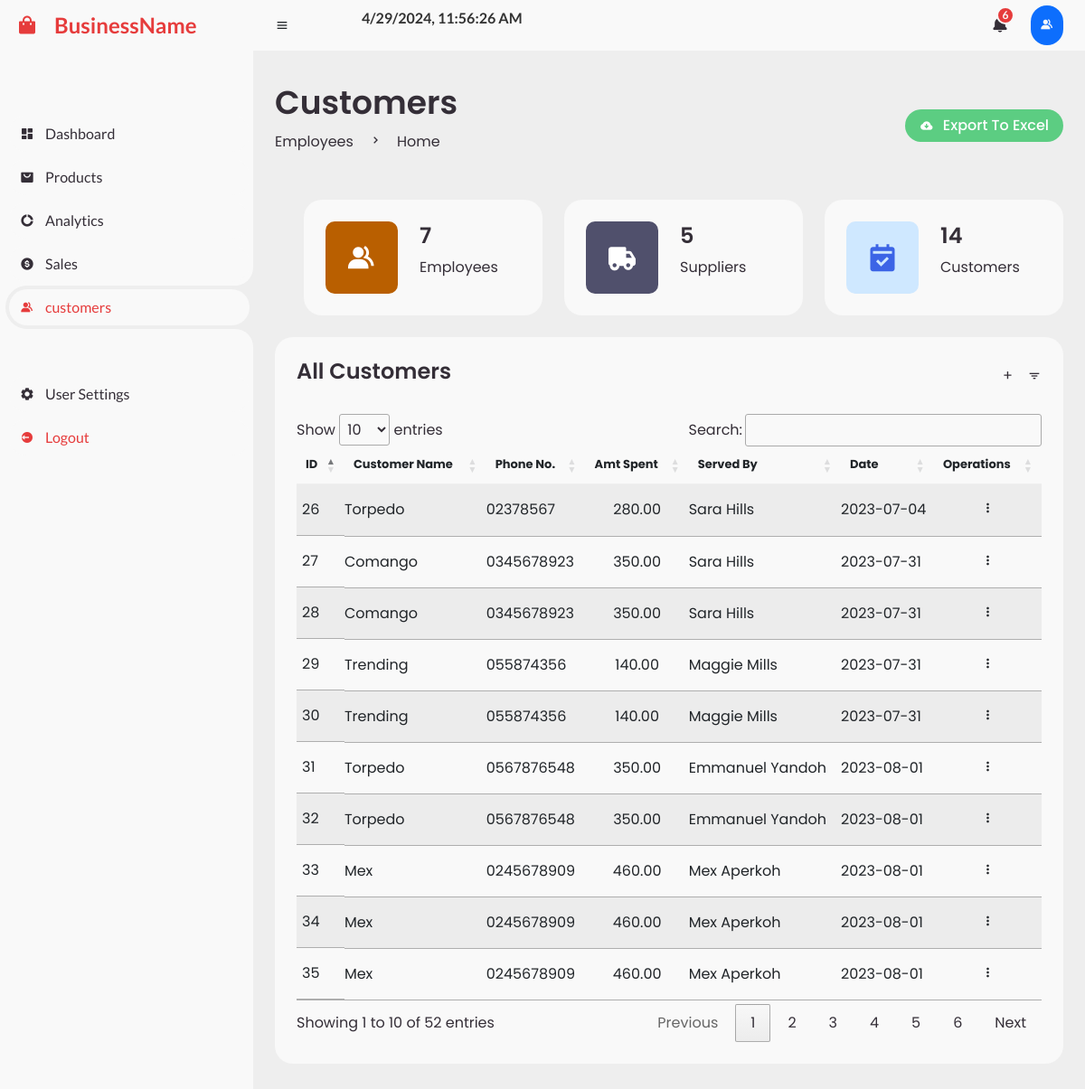
Screenshot of /pages/customers.php with the database file from the repository.
### tables this page shows
CREATE TABLE `settings` (
  `CompanyName` varchar(255) NOT NULL DEFAULT 'RMS'
);

CREATE TABLE `customers` (
  `id` int(11) NOT NULL,
  `customerName` varchar(50) NOT NULL,
  `phone` varchar(11) NOT NULL,
  `AmtSpent` decimal(10,2) NOT NULL,
  `servedBy` varchar(255) NOT NULL,
  `date` varchar(255) NOT NULL
);

### pages/customers.php (the view, shortened to what this page needs)
<?php
include "../include/config.php";
$CompNameSQL = mysqli_query($conn, "SELECT CompanyName FROM settings");
$Comp_row = mysqli_fetch_assoc($CompNameSQL);
$CompName = $Comp_row['CompanyName'];
$employeesSQL = mysqli_query($conn,"SELECT * FROM employees");
$total_employees = mysqli_num_rows($employeesSQL);
$customerSQL = mysqli_query($conn,"SELECT * FROM customers GROUP BY CustomerName");
$total_customers = mysqli_num_rows($customerSQL);
$suppliersSQL = mysqli_query($conn,"SELECT * FROM suppliers");
$total_suppliers = mysqli_num_rows($suppliersSQL);
$noteSQL = mysqli_query($conn, "SELECT * FROM `notification`");
$total_messages = mysqli_num_rows($noteSQL);
?>
<!DOCTYPE html>
<html lang="en">
<head>
    <link href='https://unpkg.com/boxicons@2.1.4/css/boxicons.min.css' rel='stylesheet'>
    <link rel="stylesheet" href="https://cdn.datatables.net/1.13.7/css/jquery.dataTables.min.css" />
   <link rel="stylesheet" href="https://cdn.datatables.net/2.0.2/css/dataTables.dataTables.css" />
   <link rel="stylesheet" href="https://cdn.datatables.net/buttons/3.0.1/css/buttons.dataTables.css" />
    <link href="https://cdn.jsdelivr.net/npm/bootstrap@5.0.2/dist/css/bootstrap.min.css" rel="stylesheet">
    <link rel="stylesheet" href="https://cdnjs.cloudflare.com/ajax/libs/font-awesome/6.3.0/css/all.min.css"/>
	<link rel="stylesheet" href="../css/product.css">
    <link rel="stylesheet" href="../css/template.css">
</head>
<body>
 <section  id="sidebar">
        <a href="dashboard.php" class="brand">
            <i class="bx bxs-shopping-bag"></i>
            <span class="text"><?php echo $CompName ?></span>
        </a>
        <ul class="side-menu top p-0">
            <li >
				<a href="../pages/dashboard.php">
					<i class='bx bxs-dashboard' ></i>
					<span class="text">Dashboard</span>
				</a>
			</li>
			<li>
				<a href="../pages/admin_prod.php">
					<i class='bx bxs-shopping-bag-alt' ></i>
					<span class="text">Products</span>
				</a>
			</li>
			<li>
				<a href="../pages/analytics.php">
					<i class='bx bxs-doughnut-chart' ></i>
					<span class="text">Analytics</span>
				</a>
			</li>
			<li>
				<a href="sale.php">
					<i class='bx bxs-dollar-circle' ></i>
					<span class="text">Sales</span>
				</a>
			</li>
			<li class="active">
				<a href="../pages/customers.php">
					<i class='bx bxs-group' ></i>
					<span class="text">customers</span>
				</a>
			</li>
		</ul>
		<ul class="side-menu p-0">
			<li>
				<a href="../pages/users.php">
					<i class='bx bxs-cog' ></i>
					<span class="text">User Settings</span>
				</a>
			</li>
			<li>
				<a href="../index.php" class="logout">
					<i class='bx bxs-log-out-circle' ></i>
					<span class="text">Logout</span>
				</a>
			</li>
       </ul>
    </section>
	<section id="content">
        <?php
		   include "../include/navbar.php"
        ?>
		<main>
			<div class="head-title">
				<div class="left">
					<h1>Customers</h1>
					<ul class="breadcrumb">
						<li>
							<a href="employees.php">Employees</a>
						</li>
						<li><i class='bx bx-chevron-right' ></i></li>
						<li>
							<a class="active" href="#">Home</a>
						</li>
					</ul>
				</div>
				<a href="cusExport.php" class="btn-download">
					<i style="color:#fff;" class='bx bxs-cloud-download' ></i>
					<span style="color:#fff;" class="text">Export To Excel</span>
				</a>
			</div>
			<ul class="box-info">
         <a href="employees.php"><li>
         <i style="background-color: #B95F00; color: #ffff" class="bx bxs-group"></i>
					<span class="text">
						<h3><?php echo $total_employees?></h3>
						<p>Employees</p>
					</span>
				</li></a>
            <a href="suppliers.php"><li>
            <i style="background-color: #50506C; color:#ffff;" class='bx bxs-truck'></i>
					<span class="text">
						<h3><?php echo $total_suppliers?></h3>
						<p>Suppliers</p>
					</span>
				</li></a>
            <a href="customers.php"><li>
					<i class="bx bxs-calendar-check"></i>
					<span class="text">
						<h3><?php echo $total_customers?></h3>
						<p>Customers</p>
					</span>
				</li></a>
			</ul>
			<div class="table-data">
               <div class="recent">
                  <div class="head">
                     <h3>All Customers</h3>
                     <a href="#" data-bs-toggle="modal" data-bs-target="#addemployee">+</a>
                     <i class='bx bx-filter' ></i>
                  </div>
                  <table id="cusTable" class="table table-striped table-responsive" style="width:100%">
                        <thead>
                           <tr>
                              <th scope="col">ID</th>
                              <th scope="col">Customer Name</th>
                              <th scope="col">Phone No.</th>
                              <th scope="col">Amt Spent</th>
                              <th scope="col">Served By</th>
                              <th scope="col">Date</th>
                              <th scope="col">Operations</th>
                           </tr>
                        </thead>
                        <tbody>
                            <?php
                            include "../include/config.php";
                            $sql = "SELECT id,customerName,phone,AmtSpent,servedBy,`date` FROM customers ORDER BY id DESC";
                            $result = $conn->query($sql);
                            if ($result->num_rows > 0) {
                                while ($row = $result->fetch_assoc()) {
                                    echo "<tr>";
                                    echo "<td>" .$row['id'] . "</td>";
                                    echo "<td>" . $row['customerName'] . "</td>";
                                    echo "<td class='text-start'>" . $row['phone'] . "</td>";
                                    echo "<td class='text-center'>" . $row['AmtSpent'] . "</td>";
                                    echo "<td>" . $row['servedBy'] . "</td>";
                                    echo "<td class='text-start'>" . $row['date'] . "</td>";
                                    echo "<td class='text-center'>";
                                       echo "<i class='bx bx-dots-vertical-rounded' onclick='toggleIcons(this)'></i>";
                                    echo "</td>";
                                    echo "</tr>";
                                }
                            }
                            ?>
                        </tbody>
                    </table>
               </div>
          </div>
        </main>
	</section>
</body>
</html>

### include/navbar.php (shortened to what this page needs)
    <nav>
       <i class="bx bx-menu"></i>
 <a href="#" class="nav-link"></a>
 <form action="#">
	<p style = "color:#323232;" id="time"></p>
 </form>
 <a style="margin-left: auto;" href="#" data-bs-toggle="modal" data-bs-target="#notemodal" class="notification">
	<i class="bx bxs-bell"></i>
	<span class="num"><?php echo $total_messages ?></span>
 </a>
<div  style="text-transform: uppercase; padding:10px; border-radius:1.3rem;" class="bg-primary text-light" >
     <i class="bx bxs-group"></i>
   </div>
</nav>

### css/product.css (style rules this page uses)
:root { --poppins: 'Poppins', sans-serif; --lato: 'Lato', sans-serif; --light: #F9F9F9; --blue: #3C91E6; --light-blue: #CFE8FF; --grey: #eee; --dark-grey: #AAAAAA; --dark: #342E37; --red: #DB504A; --yellow: #FFCE26; --light-yellow: #FFF2C6; --orange: #FD7238; --light-orange: #FFE0D3; }
main .table-data { display: flex; flex-wrap: wrap; grid-gap: 24px; margin-top: 24px; width: 100%; color: var(--dark); }
#content main .table-data > div { border-radius: 20px; background: var(--light); padding: 24px; overflow-x: auto; }
#content main .table-data .head { display: flex; align-items: center; grid-gap: 16px; margin-bottom: 24px; }
#content main .table-data .head h3 { margin-right: auto; font-size: 24px; font-weight: 600; }
#content main .table-data .head .bx { cursor: pointer; }
#content main .table-data .recent { flex-grow: 1; flex-basis: 500px; }
#content main .table-data .recent table { width: 100%; border-collapse: collapse; }
#content main .table-data .recent table th { padding-bottom: 12px; font-size: 13px; text-align: left; border-bottom: 1px solid var(--grey); }
#content main .table-data .recent table td { padding: 16px 0; }
#content main .table-data .recent table tr td:first-child { display: flex; align-items: center; grid-gap: 12px; padding-left: 6px; }

### pages/customers.php (style rules this page uses)
.bx-dots-vertical-rounded { cursor: pointer; }

### rows the page displays
settings: CompanyName "BusinessName"
customers: id "35", customerName "Mex", phone "0245678909", AmtSpent "460.00", servedBy "Mex Aperkoh", date "2023-08-01"
customers: id "34", customerName "Mex", phone "0245678909", AmtSpent "460.00", servedBy "Mex Aperkoh", date "2023-08-01"
customers: id "33", customerName "Mex", phone "0245678909", AmtSpent "460.00", servedBy "Mex Aperkoh", date "2023-08-01"
customers: id "32", customerName "Torpedo", phone "0567876548", AmtSpent "350.00", servedBy "Emmanuel Yandoh", date "2023-08-01"
customers: id "31", customerName "Torpedo", phone "0567876548", AmtSpent "350.00", servedBy "Emmanuel Yandoh", date "2023-08-01"
customers: id "30", customerName "Trending", phone "055874356", AmtSpent "140.00", servedBy "Maggie Mills", date "2023-07-31"
customers: id "29", customerName "Trending", phone "055874356", AmtSpent "140.00", servedBy "Maggie Mills", date "2023-07-31"
customers: id "28", customerName "Comango", phone "0345678923", AmtSpent "350.00", servedBy "Sara Hills", date "2023-07-31"
customers: id "27", customerName "Comango", phone "0345678923", AmtSpent "350.00", servedBy "Sara Hills", date "2023-07-31"
customers: id "26", customerName "Torpedo", phone "02378567", AmtSpent "280.00", servedBy "Sara Hills", date "2023-07-04"

### other values shown
$total_messages "6"
$total_employees "7"
$total_suppliers "5"
$total_customers "14"
